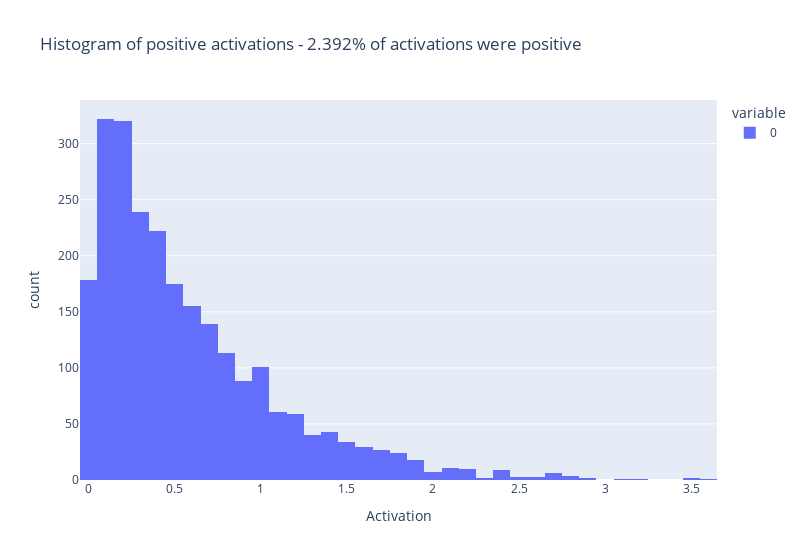

Write notebook code for a chart like this one.
### Code cell
feature_idx = 0
# get non-zero activations

all_positive_acts = all_feature_acts[all_feature_acts[:, feature_idx] > 0][
    :, feature_idx
].detach()
prop_positive_activations = (
    100 * len(all_positive_acts) / (total_batches * batch_size_tokens)
)

px.histogram(
    all_positive_acts.cpu(),
    nbins=50,
    title=f"Histogram of positive activations - {prop_positive_activations:.3f}% of activations were positive",
    labels={"value": "Activation"},
    width=800,
)

### Figure 1 — Plotly figure (JSON) as saved in the notebook; plotly's stock layout.template omitted (floating-point values rounded to 4 significant figures; data arrays with more than 128 entries replaced by an {"elided": "..."} marker saying what was removed)
{"data": [{"alignmentgroup": "True", "bingroup": "x", "hovertemplate": "variable=0<br>Activation=%{x}<br>count=%{y}<extra></extra>", "legendgroup": "0", "marker": {"color": "#636efa", "pattern": {"shape": ""}}, "name": "0", "nbinsx": 50, "offsetgroup": "0", "orientation": "v", "showlegend": true, "type": "histogram", "x": {"elided": "2449 float values"}, "xaxis": "x", "yaxis": "y"}], "layout": {"barmode": "relative", "legend": {"title": {"text": "variable"}, "tracegroupgap": 0}, "title": {"text": "Histogram of positive activations - 2.392% of activations were positive"}, "width": 800, "xaxis": {"anchor": "y", "domain": [0, 1], "title": {"text": "Activation"}}, "yaxis": {"anchor": "x", "domain": [0, 1], "title": {"text": "count"}}}}
